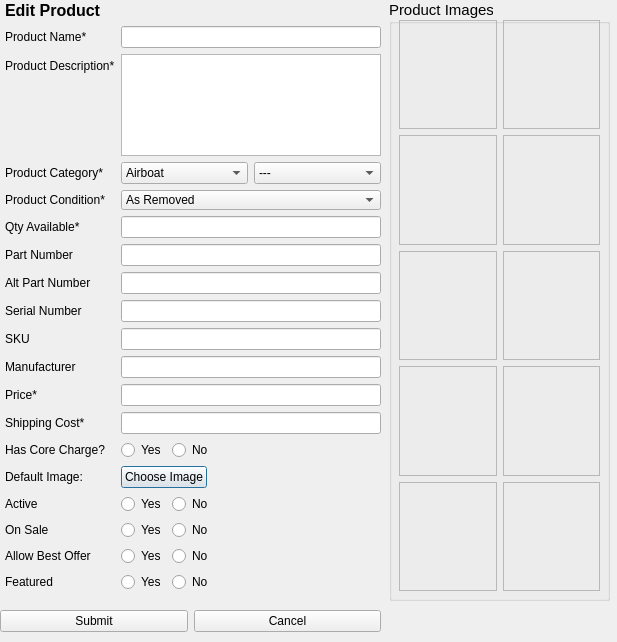
<?xml version="1.0" encoding="UTF-8"?>
<ui version="4.0">
 <class>editProduct</class>
 <widget class="QDialog" name="editProduct">
  <property name="windowModality">
   <enum>Qt::WindowModal</enum>
  </property>
  <property name="geometry">
   <rect>
    <x>0</x>
    <y>0</y>
    <width>617</width>
    <height>642</height>
   </rect>
  </property>
  <property name="windowTitle">
   <string>Edit a Product</string>
  </property>
  <widget class="QWidget" name="verticalLayoutWidget">
   <property name="geometry">
    <rect>
     <x>0</x>
     <y>1</y>
     <width>381</width>
     <height>591</height>
    </rect>
   </property>
   <layout class="QVBoxLayout" name="verticalLayout_2">
    <property name="leftMargin">
     <number>5</number>
    </property>
    <item>
     <widget class="QLabel" name="newproduct_lbl_2">
      <property name="sizePolicy">
       <sizepolicy hsizetype="Fixed" vsizetype="Fixed">
        <horstretch>0</horstretch>
        <verstretch>0</verstretch>
       </sizepolicy>
      </property>
      <property name="font">
       <font>
        <pointsize>12</pointsize>
        <weight>75</weight>
        <bold>true</bold>
       </font>
      </property>
      <property name="text">
       <string>Edit Product</string>
      </property>
     </widget>
    </item>
    <item>
     <layout class="QFormLayout" name="formLayout_2">
      <item row="0" column="0">
       <widget class="QLabel" name="name_lbl_2">
        <property name="text">
         <string>Product Name*</string>
        </property>
       </widget>
      </item>
      <item row="0" column="1">
       <widget class="QLineEdit" name="name_le_2"/>
      </item>
      <item row="1" column="0">
       <widget class="QLabel" name="desc_lbl_2">
        <property name="text">
         <string>Product Description*</string>
        </property>
       </widget>
      </item>
      <item row="1" column="1">
       <widget class="QTextEdit" name="desc_te_2"/>
      </item>
      <item row="2" column="0">
       <widget class="QLabel" name="cat_lbl_2">
        <property name="text">
         <string>Product Category*</string>
        </property>
       </widget>
      </item>
      <item row="2" column="1">
       <layout class="QHBoxLayout" name="horizontalLayout_12">
        <item>
         <widget class="QComboBox" name="cat_options_2">
          <property name="sizePolicy">
           <sizepolicy hsizetype="Fixed" vsizetype="Fixed">
            <horstretch>0</horstretch>
            <verstretch>0</verstretch>
           </sizepolicy>
          </property>
          <property name="currentIndex">
           <number>0</number>
          </property>
          <item>
           <property name="text">
            <string>Airboat</string>
           </property>
          </item>
          <item>
           <property name="text">
            <string>Aircraft For Sale</string>
           </property>
          </item>
          <item>
           <property name="text">
            <string>Airframe</string>
           </property>
          </item>
          <item>
           <property name="text">
            <string>Art</string>
           </property>
          </item>
          <item>
           <property name="text">
            <string>Avionics</string>
           </property>
          </item>
          <item>
           <property name="text">
            <string>Electrical</string>
           </property>
          </item>
          <item>
           <property name="text">
            <string>Experimental</string>
           </property>
          </item>
          <item>
           <property name="text">
            <string>Hardware &amp; Tools</string>
           </property>
          </item>
          <item>
           <property name="text">
            <string>Landing Gear</string>
           </property>
          </item>
          <item>
           <property name="text">
            <string>Misc</string>
           </property>
          </item>
          <item>
           <property name="text">
            <string>Pilot Supplies</string>
           </property>
          </item>
          <item>
           <property name="text">
            <string>Powerplant</string>
           </property>
          </item>
          <item>
           <property name="text">
            <string>Wheels &amp; Brakes</string>
           </property>
          </item>
         </widget>
        </item>
        <item>
         <widget class="QComboBox" name="subcat_options_2">
          <item>
           <property name="text">
            <string>---</string>
           </property>
          </item>
          <item>
           <property name="text">
            <string>Aerobatic</string>
           </property>
          </item>
          <item>
           <property name="text">
            <string>Aeronca</string>
           </property>
          </item>
          <item>
           <property name="text">
            <string>Amphibian</string>
           </property>
          </item>
          <item>
           <property name="text">
            <string>Antique</string>
           </property>
          </item>
          <item>
           <property name="text">
            <string>Beechcraft</string>
           </property>
          </item>
          <item>
           <property name="text">
            <string>Bellanca</string>
           </property>
          </item>
          <item>
           <property name="text">
            <string>Cessna</string>
           </property>
          </item>
          <item>
           <property name="text">
            <string>Cirrus</string>
           </property>
          </item>
          <item>
           <property name="text">
            <string>Control Surfaces</string>
           </property>
          </item>
          <item>
           <property name="text">
            <string>General Parts</string>
           </property>
          </item>
          <item>
           <property name="text">
            <string>Helicopter</string>
           </property>
          </item>
          <item>
           <property name="text">
            <string>Interior</string>
           </property>
          </item>
          <item>
           <property name="text">
            <string>Luscombe</string>
           </property>
          </item>
          <item>
           <property name="text">
            <string>Mooney</string>
           </property>
          </item>
          <item>
           <property name="text">
            <string>Other</string>
           </property>
          </item>
          <item>
           <property name="text">
            <string>Piper</string>
           </property>
          </item>
          <item>
           <property name="text">
            <string>Taylorcraft</string>
           </property>
          </item>
          <item>
           <property name="text">
            <string>Warbird</string>
           </property>
          </item>
          <item>
           <property name="text">
            <string>Antennas</string>
           </property>
          </item>
          <item>
           <property name="text">
            <string>Audio Panels</string>
           </property>
          </item>
          <item>
           <property name="text">
            <string>AutoPilot</string>
           </property>
          </item>
          <item>
           <property name="text">
            <string>ELTs</string>
           </property>
          </item>
          <item>
           <property name="text">
            <string>Engine Monitors</string>
           </property>
          </item>
          <item>
           <property name="text">
            <string>GPS</string>
           </property>
          </item>
          <item>
           <property name="text">
            <string>Indicators</string>
           </property>
          </item>
          <item>
           <property name="text">
            <string>Intercoms</string>
           </property>
          </item>
          <item>
           <property name="text">
            <string>Nav/Coms</string>
           </property>
          </item>
          <item>
           <property name="text">
            <string>Other</string>
           </property>
          </item>
          <item>
           <property name="text">
            <string>Packages</string>
           </property>
          </item>
          <item>
           <property name="text">
            <string>Pitot Tubes</string>
           </property>
          </item>
          <item>
           <property name="text">
            <string>Transponders</string>
           </property>
          </item>
          <item>
           <property name="text">
            <string>Trays &amp; Connectors</string>
           </property>
          </item>
          <item>
           <property name="text">
            <string>Weather Systems</string>
           </property>
          </item>
          <item>
           <property name="text">
            <string>Batteries</string>
           </property>
          </item>
          <item>
           <property name="text">
            <string>Lighting</string>
           </property>
          </item>
          <item>
           <property name="text">
            <string>Other</string>
           </property>
          </item>
          <item>
           <property name="text">
            <string>Jacks</string>
           </property>
          </item>
          <item>
           <property name="text">
            <string>Nuts &amp; Bolts</string>
           </property>
          </item>
          <item>
           <property name="text">
            <string>Other</string>
           </property>
          </item>
          <item>
           <property name="text">
            <string>Rivets</string>
           </property>
          </item>
          <item>
           <property name="text">
            <string>Testing Equipment</string>
           </property>
          </item>
          <item>
           <property name="text">
            <string>Tools</string>
           </property>
          </item>
          <item>
           <property name="text">
            <string>Amphibian</string>
           </property>
          </item>
          <item>
           <property name="text">
            <string>Skis</string>
           </property>
          </item>
          <item>
           <property name="text">
            <string>Tailwheel</string>
           </property>
          </item>
          <item>
           <property name="text">
            <string>Tires &amp; Tubes</string>
           </property>
          </item>
          <item>
           <property name="text">
            <string>Wheels &amp; Brakes</string>
           </property>
          </item>
          <item>
           <property name="text">
            <string>Aviator Accessories</string>
           </property>
          </item>
          <item>
           <property name="text">
            <string>Bags</string>
           </property>
          </item>
          <item>
           <property name="text">
            <string>Books</string>
           </property>
          </item>
          <item>
           <property name="text">
            <string>Collectibles</string>
           </property>
          </item>
          <item>
           <property name="text">
            <string>Covers &amp; Accessories</string>
           </property>
          </item>
          <item>
           <property name="text">
            <string>Headsets</string>
           </property>
          </item>
          <item>
           <property name="text">
            <string>Manuals</string>
           </property>
          </item>
          <item>
           <property name="text">
            <string>Oils, Liquids &amp; Sprays</string>
           </property>
          </item>
          <item>
           <property name="text">
            <string>Other</string>
           </property>
          </item>
          <item>
           <property name="text">
            <string>Pilot Wear</string>
           </property>
          </item>
          <item>
           <property name="text">
            <string>Safety</string>
           </property>
          </item>
          <item>
           <property name="text">
            <string>Stickers &amp; Decals</string>
           </property>
          </item>
          <item>
           <property name="text">
            <string>Tow</string>
           </property>
          </item>
          <item>
           <property name="text">
            <string>Engine Parts</string>
           </property>
          </item>
          <item>
           <property name="text">
            <string>Engines</string>
           </property>
          </item>
          <item>
           <property name="text">
            <string>Environmental</string>
           </property>
          </item>
          <item>
           <property name="text">
            <string>Exhaust</string>
           </property>
          </item>
          <item>
           <property name="text">
            <string>Fuel System</string>
           </property>
          </item>
          <item>
           <property name="text">
            <string>General Parts</string>
           </property>
          </item>
          <item>
           <property name="text">
            <string>Propellers</string>
           </property>
          </item>
         </widget>
        </item>
       </layout>
      </item>
      <item row="3" column="0">
       <widget class="QLabel" name="cond_lbl_2">
        <property name="text">
         <string>Product Condition*</string>
        </property>
       </widget>
      </item>
      <item row="3" column="1">
       <widget class="QComboBox" name="cond_options_2">
        <property name="sizePolicy">
         <sizepolicy hsizetype="Ignored" vsizetype="Fixed">
          <horstretch>0</horstretch>
          <verstretch>0</verstretch>
         </sizepolicy>
        </property>
        <property name="minimumSize">
         <size>
          <width>50</width>
          <height>20</height>
         </size>
        </property>
        <property name="baseSize">
         <size>
          <width>50</width>
          <height>0</height>
         </size>
        </property>
        <item>
         <property name="text">
          <string>As Removed</string>
         </property>
        </item>
        <item>
         <property name="text">
          <string>Serviceable</string>
         </property>
        </item>
        <item>
         <property name="text">
          <string>Overhauled</string>
         </property>
        </item>
        <item>
         <property name="text">
          <string>New Stock</string>
         </property>
        </item>
        <item>
         <property name="text">
          <string>Repairable</string>
         </property>
        </item>
        <item>
         <property name="text">
          <string>New Surplus (NOS)</string>
         </property>
        </item>
        <item>
         <property name="text">
          <string>Beyond Repair</string>
         </property>
        </item>
        <item>
         <property name="text">
          <string>Unknown</string>
         </property>
        </item>
        <item>
         <property name="text">
          <string>Core</string>
         </property>
        </item>
       </widget>
      </item>
      <item row="4" column="0">
       <widget class="QLabel" name="qty_lbl_2">
        <property name="text">
         <string>Qty Available*</string>
        </property>
       </widget>
      </item>
      <item row="4" column="1">
       <widget class="QLineEdit" name="qty_le_2"/>
      </item>
      <item row="5" column="0">
       <widget class="QLabel" name="mpn_lbl_2">
        <property name="text">
         <string>Part Number</string>
        </property>
       </widget>
      </item>
      <item row="5" column="1">
       <widget class="QLineEdit" name="pn_le_2"/>
      </item>
      <item row="6" column="0">
       <widget class="QLabel" name="ampn_lbl_2">
        <property name="text">
         <string>Alt Part Number</string>
        </property>
       </widget>
      </item>
      <item row="6" column="1">
       <widget class="QLineEdit" name="apn_le_2"/>
      </item>
      <item row="7" column="0">
       <widget class="QLabel" name="sn_lbl_2">
        <property name="text">
         <string>Serial Number</string>
        </property>
       </widget>
      </item>
      <item row="7" column="1">
       <widget class="QLineEdit" name="sn_le_2"/>
      </item>
      <item row="8" column="0">
       <widget class="QLabel" name="sku_lbl_2">
        <property name="text">
         <string>SKU</string>
        </property>
       </widget>
      </item>
      <item row="8" column="1">
       <widget class="QLineEdit" name="sku_le_2"/>
      </item>
      <item row="9" column="0">
       <widget class="QLabel" name="mfr_lbl_2">
        <property name="text">
         <string>Manufacturer</string>
        </property>
       </widget>
      </item>
      <item row="9" column="1">
       <widget class="QLineEdit" name="mfr_le_2"/>
      </item>
      <item row="10" column="0">
       <widget class="QLabel" name="price_lbl_2">
        <property name="text">
         <string>Price*</string>
        </property>
       </widget>
      </item>
      <item row="10" column="1">
       <widget class="QLineEdit" name="price_le_2"/>
      </item>
      <item row="11" column="0">
       <widget class="QLabel" name="ship_lbl_2">
        <property name="text">
         <string>Shipping Cost*</string>
        </property>
       </widget>
      </item>
      <item row="11" column="1">
       <widget class="QLineEdit" name="ship_le_2"/>
      </item>
      <item row="12" column="0">
       <widget class="QLabel" name="core_lbl_2">
        <property name="text">
         <string>Has Core Charge?</string>
        </property>
       </widget>
      </item>
      <item row="12" column="1">
       <layout class="QHBoxLayout" name="horizontalLayout_2">
        <item>
         <widget class="QRadioButton" name="core_yes_2">
          <property name="sizePolicy">
           <sizepolicy hsizetype="Fixed" vsizetype="Fixed">
            <horstretch>0</horstretch>
            <verstretch>0</verstretch>
           </sizepolicy>
          </property>
          <property name="text">
           <string>Yes</string>
          </property>
         </widget>
        </item>
        <item>
         <widget class="QRadioButton" name="core_no_2">
          <property name="sizePolicy">
           <sizepolicy hsizetype="Minimum" vsizetype="Fixed">
            <horstretch>0</horstretch>
            <verstretch>0</verstretch>
           </sizepolicy>
          </property>
          <property name="text">
           <string>No</string>
          </property>
         </widget>
        </item>
       </layout>
      </item>
      <item row="13" column="0">
       <widget class="QLabel" name="img_lbl_2">
        <property name="text">
         <string>Default Image:</string>
        </property>
       </widget>
      </item>
      <item row="13" column="1">
       <widget class="QPushButton" name="img_upload_btn_2">
        <property name="sizePolicy">
         <sizepolicy hsizetype="Fixed" vsizetype="Fixed">
          <horstretch>0</horstretch>
          <verstretch>0</verstretch>
         </sizepolicy>
        </property>
        <property name="text">
         <string>Choose Image</string>
        </property>
       </widget>
      </item>
      <item row="14" column="0">
       <widget class="QLabel" name="active_lbl_2">
        <property name="text">
         <string>Active</string>
        </property>
       </widget>
      </item>
      <item row="14" column="1">
       <layout class="QHBoxLayout" name="horizontalLayout_13">
        <item>
         <widget class="QRadioButton" name="active_yes_2">
          <property name="sizePolicy">
           <sizepolicy hsizetype="Fixed" vsizetype="Fixed">
            <horstretch>0</horstretch>
            <verstretch>0</verstretch>
           </sizepolicy>
          </property>
          <property name="text">
           <string>Yes</string>
          </property>
         </widget>
        </item>
        <item>
         <widget class="QRadioButton" name="active_no_2">
          <property name="text">
           <string>No</string>
          </property>
         </widget>
        </item>
       </layout>
      </item>
      <item row="15" column="0">
       <widget class="QLabel" name="onsale_lbl_2">
        <property name="text">
         <string>On Sale</string>
        </property>
       </widget>
      </item>
      <item row="15" column="1">
       <layout class="QHBoxLayout" name="horizontalLayout_14">
        <item>
         <widget class="QRadioButton" name="sale_yes_2">
          <property name="sizePolicy">
           <sizepolicy hsizetype="Fixed" vsizetype="Fixed">
            <horstretch>0</horstretch>
            <verstretch>0</verstretch>
           </sizepolicy>
          </property>
          <property name="text">
           <string>Yes</string>
          </property>
         </widget>
        </item>
        <item>
         <widget class="QRadioButton" name="sale_no_2">
          <property name="text">
           <string>No</string>
          </property>
         </widget>
        </item>
       </layout>
      </item>
      <item row="16" column="0">
       <widget class="QLabel" name="offer_lbl_2">
        <property name="text">
         <string>Allow Best Offer</string>
        </property>
       </widget>
      </item>
      <item row="16" column="1">
       <layout class="QHBoxLayout" name="horizontalLayout_15">
        <item>
         <widget class="QRadioButton" name="offer_yes_2">
          <property name="sizePolicy">
           <sizepolicy hsizetype="Fixed" vsizetype="Fixed">
            <horstretch>0</horstretch>
            <verstretch>0</verstretch>
           </sizepolicy>
          </property>
          <property name="text">
           <string>Yes</string>
          </property>
         </widget>
        </item>
        <item>
         <widget class="QRadioButton" name="offer_no_2">
          <property name="text">
           <string>No</string>
          </property>
         </widget>
        </item>
       </layout>
      </item>
      <item row="17" column="0">
       <widget class="QLabel" name="feat_lbl_2">
        <property name="text">
         <string>Featured</string>
        </property>
       </widget>
      </item>
      <item row="17" column="1">
       <layout class="QHBoxLayout" name="horizontalLayout_16">
        <item>
         <widget class="QRadioButton" name="feat_yes_2">
          <property name="sizePolicy">
           <sizepolicy hsizetype="Fixed" vsizetype="Fixed">
            <horstretch>0</horstretch>
            <verstretch>0</verstretch>
           </sizepolicy>
          </property>
          <property name="text">
           <string>Yes</string>
          </property>
         </widget>
        </item>
        <item>
         <widget class="QRadioButton" name="feat_no_2">
          <property name="text">
           <string>No</string>
          </property>
         </widget>
        </item>
       </layout>
      </item>
     </layout>
    </item>
   </layout>
  </widget>
  <widget class="QWidget" name="horizontalLayoutWidget_7">
   <property name="geometry">
    <rect>
     <x>0</x>
     <y>601</y>
     <width>381</width>
     <height>41</height>
    </rect>
   </property>
   <layout class="QHBoxLayout" name="horizontalLayout_17">
    <item>
     <widget class="QPushButton" name="upload_new_button_2">
      <property name="text">
       <string>Submit</string>
      </property>
     </widget>
    </item>
    <item>
     <widget class="QPushButton" name="cancel_new_button_2">
      <property name="text">
       <string>Cancel</string>
      </property>
     </widget>
    </item>
   </layout>
  </widget>
  <widget class="QGroupBox" name="img_groupbox">
   <property name="geometry">
    <rect>
     <x>389</x>
     <y>0</y>
     <width>221</width>
     <height>601</height>
    </rect>
   </property>
   <property name="font">
    <font>
     <pointsize>11</pointsize>
     <weight>50</weight>
     <bold>false</bold>
     <underline>false</underline>
    </font>
   </property>
   <property name="contextMenuPolicy">
    <enum>Qt::NoContextMenu</enum>
   </property>
   <property name="title">
    <string>Product Images</string>
   </property>
   <widget class="QWidget" name="gridLayoutWidget_2">
    <property name="geometry">
     <rect>
      <x>10</x>
      <y>20</y>
      <width>201</width>
      <height>571</height>
     </rect>
    </property>
    <layout class="QGridLayout" name="gridLayout_2">
     <item row="0" column="0">
      <widget class="QLabel" name="img1_lbl_2">
       <property name="contextMenuPolicy">
        <enum>Qt::CustomContextMenu</enum>
       </property>
       <property name="frameShape">
        <enum>QFrame::StyledPanel</enum>
       </property>
       <property name="text">
        <string/>
       </property>
      </widget>
     </item>
     <item row="0" column="1">
      <widget class="QLabel" name="img2_lbl_2">
       <property name="contextMenuPolicy">
        <enum>Qt::CustomContextMenu</enum>
       </property>
       <property name="frameShape">
        <enum>QFrame::StyledPanel</enum>
       </property>
       <property name="text">
        <string/>
       </property>
      </widget>
     </item>
     <item row="3" column="0">
      <widget class="QLabel" name="img7_lbl_2">
       <property name="contextMenuPolicy">
        <enum>Qt::CustomContextMenu</enum>
       </property>
       <property name="frameShape">
        <enum>QFrame::StyledPanel</enum>
       </property>
       <property name="text">
        <string/>
       </property>
      </widget>
     </item>
     <item row="1" column="1">
      <widget class="QLabel" name="img4_lbl_2">
       <property name="contextMenuPolicy">
        <enum>Qt::CustomContextMenu</enum>
       </property>
       <property name="frameShape">
        <enum>QFrame::StyledPanel</enum>
       </property>
       <property name="text">
        <string/>
       </property>
      </widget>
     </item>
     <item row="3" column="1">
      <widget class="QLabel" name="img8_lbl_2">
       <property name="contextMenuPolicy">
        <enum>Qt::CustomContextMenu</enum>
       </property>
       <property name="frameShape">
        <enum>QFrame::StyledPanel</enum>
       </property>
       <property name="text">
        <string/>
       </property>
      </widget>
     </item>
     <item row="2" column="0">
      <widget class="QLabel" name="img5_lbl_2">
       <property name="contextMenuPolicy">
        <enum>Qt::CustomContextMenu</enum>
       </property>
       <property name="frameShape">
        <enum>QFrame::StyledPanel</enum>
       </property>
       <property name="text">
        <string/>
       </property>
      </widget>
     </item>
     <item row="2" column="1">
      <widget class="QLabel" name="img6_lbl_2">
       <property name="contextMenuPolicy">
        <enum>Qt::CustomContextMenu</enum>
       </property>
       <property name="frameShape">
        <enum>QFrame::StyledPanel</enum>
       </property>
       <property name="text">
        <string/>
       </property>
      </widget>
     </item>
     <item row="1" column="0">
      <widget class="QLabel" name="img3_lbl_2">
       <property name="contextMenuPolicy">
        <enum>Qt::CustomContextMenu</enum>
       </property>
       <property name="frameShape">
        <enum>QFrame::StyledPanel</enum>
       </property>
       <property name="text">
        <string/>
       </property>
      </widget>
     </item>
     <item row="4" column="0">
      <widget class="QLabel" name="img9_lbl_2">
       <property name="contextMenuPolicy">
        <enum>Qt::CustomContextMenu</enum>
       </property>
       <property name="frameShape">
        <enum>QFrame::StyledPanel</enum>
       </property>
       <property name="text">
        <string/>
       </property>
      </widget>
     </item>
     <item row="4" column="1">
      <widget class="QLabel" name="img10_lbl_2">
       <property name="contextMenuPolicy">
        <enum>Qt::CustomContextMenu</enum>
       </property>
       <property name="frameShape">
        <enum>QFrame::StyledPanel</enum>
       </property>
       <property name="text">
        <string/>
       </property>
       <property name="textInteractionFlags">
        <set>Qt::NoTextInteraction</set>
       </property>
      </widget>
     </item>
    </layout>
   </widget>
  </widget>
 </widget>
 <resources/>
 <connections/>
</ui>
